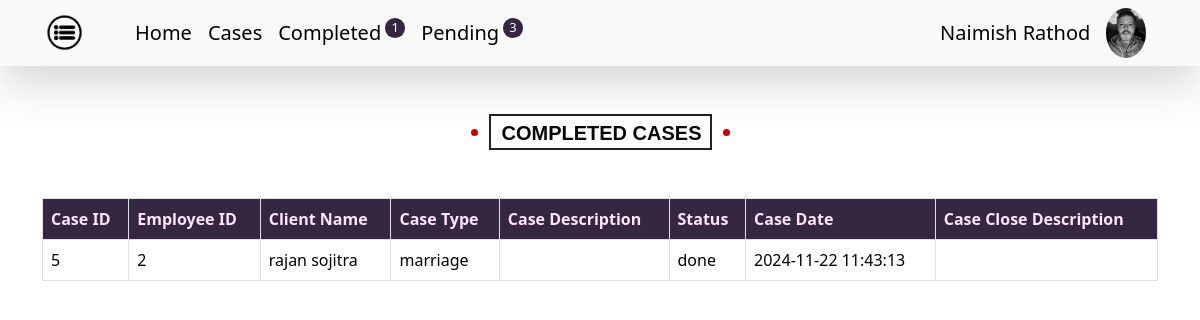
Before: /complate-case.php (signed in) with the older database file.
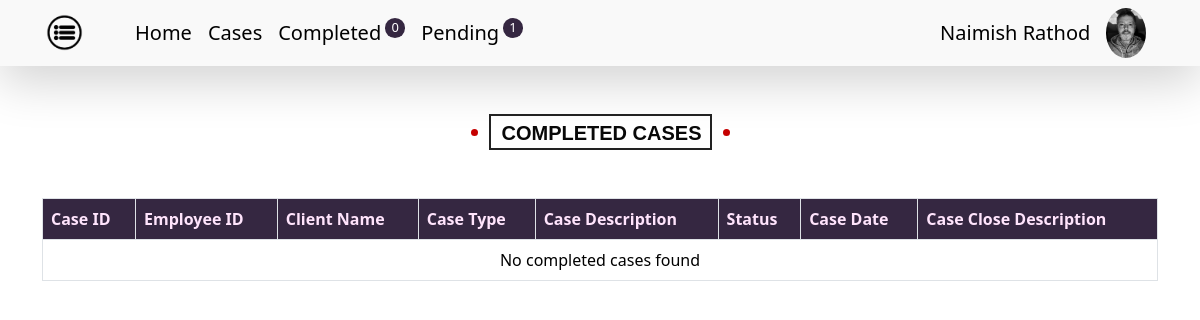
After: the same page with the newer database file.
### complate-case.php (the view)
<?php include 'header.php'; ?>
<?php
$comp = $conn->prepare("SELECT * FROM `work-data` WHERE `status` = 'done'");
$comp->execute();
$compRes = $comp->get_result();
if ($compRes->num_rows > 0) {
    $rows = $compRes->fetch_all(MYSQLI_ASSOC);
} else {
    $rows = [];
}
?>
	<div class="thirteen mt-5">
	  <h1>Completed cases</h1>
	</div>
<div class="container mt-5">
    <table class="table table-bordered">
        <thead >
            <tr>
                <th class="table-head-col">Case ID</th>
                <th class="table-head-col">Employee ID</th>
                <th class="table-head-col">Client Name</th>
                <th class="table-head-col">Case Type</th>
                <th class="table-head-col">Case Description</th>
                <th class="table-head-col">Status</th>
                <th class="table-head-col">Case Date</th>
                <th class="table-head-col">Case Close Description</th>
            </tr>
        </thead>
        <tbody>
            <?php if (!empty($rows)) { ?>
                <?php foreach ($rows as $row) { ?>
                    <tr>
                        <td><?php echo htmlspecialchars($row['case_id']); ?></td>
                        <td><?php echo htmlspecialchars($row['id']); ?></td>
                        <td><?php echo htmlspecialchars($row['client-name']); ?></td>
                        <td><?php echo htmlspecialchars($row['case-type']); ?></td>
                        <td><?php echo htmlspecialchars($row['case-desc']); ?></td>
                        <td><?php echo htmlspecialchars($row['status']); ?></td>
                        <td><?php echo htmlspecialchars($row['created_at']); ?></td>
                        <td><?php echo htmlspecialchars($row['case_cls_desc']); ?></td>
                    </tr>
                <?php } ?>
            <?php } else { ?>
                <tr>
                    <td colspan="8" class="text-center">No completed cases found</td>
                </tr>
            <?php } ?>
        </tbody>
    </table>
</div>

### header.php (shortened to what this page needs)
<?php
include 'connection.php';
$stmt = $conn->prepare("SELECT * FROM `adv-nr`");
$stmt->execute();
$res = $stmt->get_result();
$row = $res->fetch_assoc();
$qryWork = "SELECT * FROM `work-data`";
$stmtWork = $conn->prepare($qryWork);
$stmtWork->execute();
$resWork = $stmtWork->get_result();
$workData = $resWork->fetch_all(MYSQLI_ASSOC);
$ntfyCountPend = 0;
$ntfyCountDone = 0;
foreach ($workData as $workRow) {
    if ($workRow['status'] === 'pending') {
        $ntfyCountPend++;
    } else {
        $ntfyCountDone++;
    }
}
?>
<!DOCTYPE html>
<html lang="en">
<head>
    <link href="https://cdn.jsdelivr.net/npm/bootstrap@5.3.3/dist/css/bootstrap.min.css" rel="stylesheet">
    <link rel="stylesheet" type="text/css" href="css/index-style.css">
</head>
<body>
    <div class="container-fluid navbar-col shadow-lg">
        <nav class="navbar navbar-expand-sm container">
        <div class="container-fluid float-end">
            <ul class="navbar-nav nav-text">
                <li class="nav-item me-3">
                    <img src="img/munu.png" class="menu-img" data-bs-toggle="offcanvas" data-bs-target="#demo">
                </li>
                <li class="nav-item ms-4">
                    <a href="index.php" class="nav-link fs-5">Home</a>
                </li>
                <li class="nav-item">
                    <li  class="nav-item">
                     <a href="cases.php" class="nav-link fs-5">Cases</a>
                </li>
                </li>
                <li class="nav-item">
                    <a href="complate-case.php" class="nav-link fs-5">Completed<span class="ntfy"><?php echo htmlspecialchars($ntfyCountDone); ?></span></a>
                </li>
                <li class="nav-item">
                    <a href="pending-case.php" class="nav-link fs-5">Pending<span class="ntfy"><?php echo htmlspecialchars($ntfyCountPend); ?></span></a>
                </li>
            </ul>
        </div>
        <span class="uname me-3"><?php echo htmlspecialchars($row['name']); ?></span>
        <img alt="profile" src="<?php echo htmlspecialchars($row['user_img_src']); ?>" class="user_img me-4">
    </nav>
    </div>

Changed rows visible on the page:
removed work-data: case_id "5", id "2", value "rajan sojitra", value "marriage", status "done", created_at "2024-11-22 11:43:13"
Other visible differences:
$ntfyCountDone: "1" → "0"
$ntfyCountPend: "3" → "1"
text now shown: "No completed cases found"
